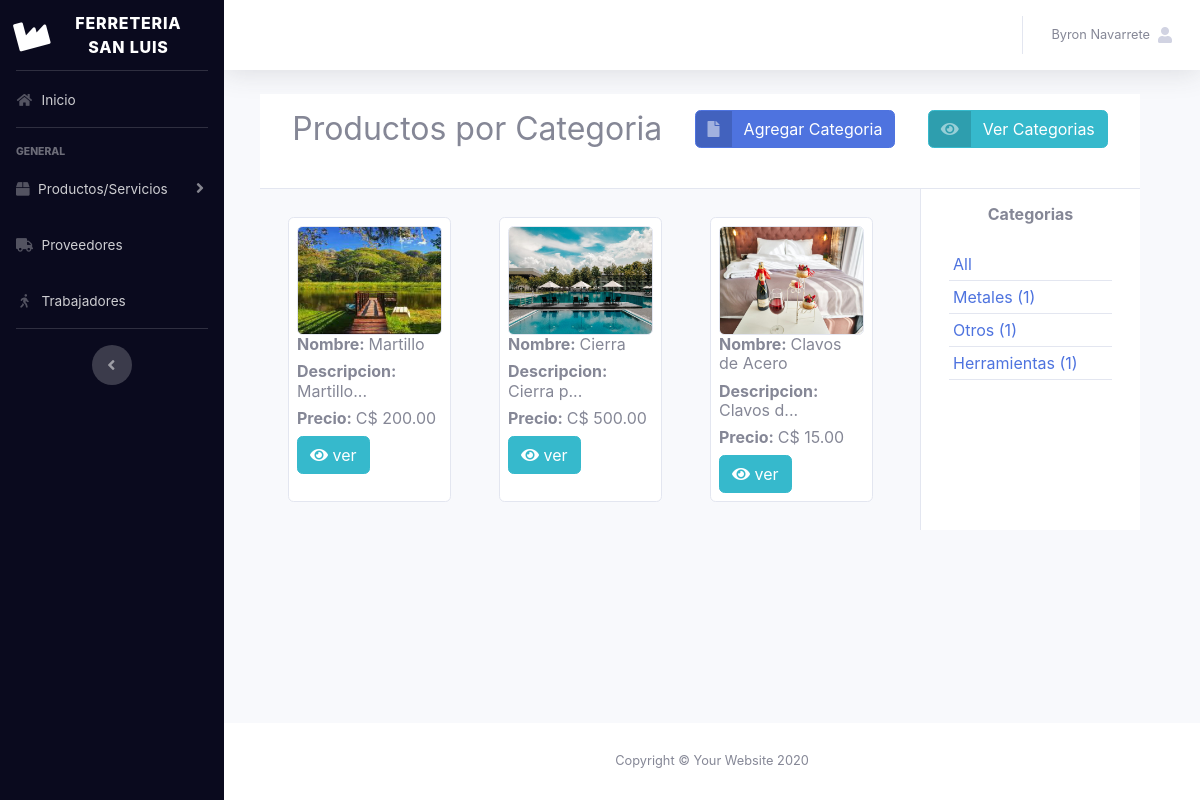
/admin/categoria (signed in), run on the app's committed database.
### tables this page shows
CREATE TABLE IF NOT EXISTS `categorias_productos` (
  `cat_product_ID` int(10) UNSIGNED NOT NULL AUTO_INCREMENT COMMENT 'ID de la categia del producto',
  `cat_product_nombre` varchar(45) NOT NULL COMMENT 'nombre de la categoria del producto',
  `cat_product_descripcion` varchar(45) NOT NULL COMMENT 'descripcion de la categoria del producto',
  PRIMARY KEY (`cat_product_ID`)
);

CREATE TABLE IF NOT EXISTS `productos` (
  `product_ID` int(10) UNSIGNED NOT NULL AUTO_INCREMENT COMMENT 'ID del producto',
  `product_nombre` varchar(60) NOT NULL COMMENT 'nombre del producto',
  `product_cantidad` int(11) NOT NULL DEFAULT 0 COMMENT 'cantidad en inventario',
  `product_precio` decimal(10,2) NOT NULL COMMENT 'precio unitario del producto',
  `product_descripcion` varchar(100) DEFAULT NULL COMMENT 'descripcion del producto',
  `product_foto` varchar(255) DEFAULT NULL,
  `product_marca` varchar(50) DEFAULT NULL,
  `categorias_productos_cat_product_ID` int(10) UNSIGNED NOT NULL,
  `unidad_medida_unidad_medida_id` int(11) NOT NULL,
  `proveedores_provee_ID` int(10) UNSIGNED NOT NULL,
  PRIMARY KEY (`product_ID`),
  KEY `fk_productos_categorias_productos_idx` (`categorias_productos_cat_product_ID`),
  KEY `fk_productos_unidad_medida1_idx` (`unidad_medida_unidad_medida_id`),
  KEY `fk_productos_proveedores1_idx` (`proveedores_provee_ID`)
);

### admin/config/Controller.php (called while the page is built, shortened)
<?php
abstract class Controller
{
    protected function loadModel($modelo)
    {
        $modelo=$modelo.'Model';
        $rutaModelo=ROOT.'Models'.DS.$modelo.'.php';
        if(is_readable($rutaModelo))
        {
            $modelo=new $modelo;
            return $modelo;
        }
        else
        {
            throw new Exception('Error en el modelo');
        }
    }
}

### admin/config/Accesos.php (called while the page is built, shortened)
<?php
    class Accesos{
        public static function getDatos($clave){
            if(isset($_SESSION[$clave])) return $_SESSION[$clave];
            else return false;
        }
    }

### admin/config/Model.php (called while the page is built, shortened)
<?php
class Model
{
    public function __construct()
    {
        $this->_db= new Database();
    }
}

### admin/Models/categoriaModel.php (called while the page is built, shortened)
<?php
    class categoriaModel extends Model{
        public function getCat($nom){
            $cat = $this->_db->prepare('
                SELECT c.*,COUNT(p.categorias_productos_cat_product_ID) AS cantidad
                FROM categorias_productos AS c LEFT JOIN productos AS p ON c.cat_product_ID = p.categorias_productos_cat_product_ID
                        INNER JOIN proveedores AS pr ON p.proveedores_provee_ID = pr.provee_ID INNER JOIN sucursal AS s ON
                        pr.sucursal_sucursal_ID = s.sucursal_ID
                WHERE s.sucursal_nombre = :nom
                GROUP BY c.cat_product_ID
            ');
            $cat->execute(['nom' => $nom]);
            return $cat->fetchAll();
        }
        public function getProductos($nom){
            $fila = $this->_db->prepare('
                SELECT p.*,c.*,pr.*,s.*
                FROM categorias_productos AS c LEFT JOIN productos AS p ON c.cat_product_ID = p.categorias_productos_cat_product_ID
                INNER JOIN proveedores AS pr ON p.proveedores_provee_ID = pr.provee_ID INNER JOIN sucursal AS s ON
                pr.sucursal_sucursal_ID = s.sucursal_ID
                WHERE s.sucursal_nombre = :nom
            ');
            $fila->execute(['nom' => $nom]);
            return $fila->fetchAll();
        }
    }

### admin/index.php (called while the page is built, shortened)
<?php
require_once APP_PATH . 'Rutas.php';
require_once APP_PATH . 'Controller.php';
require_once APP_PATH . 'Model.php';
require_once APP_PATH . 'View.php';
require_once APP_PATH . 'Accesos.php';
$rutas = new Rutas();
$rutas->run();

### admin/Controllers/categoriaController.php (the view, shortened to what this page needs)
<?php
class categoriaController extends Controller{
    private $catMod;
    function __construct(){
        $this->catMod = $this->loadModel("categoria");
    }
    public function generarListadoCategoria(){
        $lista = '';
        $categorias = $this->catMod->getCat(Accesos::getDatos('nameSucursal'));
        foreach($categorias AS $categoria){
            $lista .= '
                <li class="border-bottom p-1"><a href="#" class="text-decoration-none filtrar" data-filter=".'.$categoria['cat_product_nombre'].'">'.$categoria['cat_product_nombre']. " (".$categoria['cantidad'].")" .'</a></li>
            ';
        }
        return $lista;
    }
    public function generarTargetas(){
        $produc = '';
        $productos = $this->catMod->getProductos(Accesos::getDatos('nameSucursal'));
        foreach($productos AS $prod){
            $produc .= '
                <div class="border m-4 rounded col-md-3 p-2 '.$prod['cat_product_nombre'].' bg-white">
                    <img src="'. PLANTILLA . 'img/productos/'.$prod['product_foto'].'" class="img-fluid border rounded">
                    <div class="contenido">
                        <h6><b>Nombre: </b>'.$prod['product_nombre'].'</h6>
                        <h6><b>Descripcion: </b>'. substr($prod['product_descripcion'],0,8) . "..." .'</h6>
                        <h6><b>Precio: </b> C$ '.$prod['product_precio'].'</h6>
                        <button class="btn btn-info"><span class="fa fa-eye"></span> ver</button>
                    </div>
                </div>
            ';
        }
        return $produc;
    }
    public function index(){
        $this->_view->lista = $this->generarListadoCategoria();
        $this->_view->productos = $this->generarTargetas();
        $this->_view->renderizar('index');
    }
}

### admin/config/Rutas.php (shortened to what this page needs)
<?php
class Rutas
{
    private $_controlador;
    private $_metodo;
    private $_argumentos;
    public function __construct()
    {
        if(isset($_GET['url'])){
            $url=filter_input(INPUT_GET,'url',FILTER_SANITIZE_URL);
             $url=explode('/',$url);
            $this->_controlador=strtolower(array_shift($url));
            $this->_metodo=strtolower(array_shift($url));
            $this->_argumentos=$url;
        }
        if(!$this->_metodo)
        {
            $this->_metodo='index';
        }
    }
    public function run(){
        $rutaControlador=ROOT.'Controllers'.DS.$this->_controlador.'Controller.php';
        $metodo=$this->_metodo;
        $args=$this->_argumentos;
        if(is_readable($rutaControlador)){
            $controller= new $controller;
            if(is_callable(array($controller,$metodo))){
                $metodo=$this->_metodo;
            }
            else{
                $metodo='index';
            }
            if(isset($args)){
                call_user_func_array(array($controller,$metodo),$args);
            }
            else{
                call_user_func_array(array($controller,$metodo));
            }
        }
        else{
           throw new Exception("No encontrado".$rutaControlador);
        }
    }
    public function getControlador()
    {
        return $this->_controlador;
    }
}

### admin/config/View.php
<?php
class View{
  private $_controlador;
  public function __construct(Rutas $peticion)
  {
      $this->_controlador = $peticion->getControlador();
  }
  public function renderizar($vista)
  {
    $rutaView=ROOT.'Views'.DS.$this->_controlador.DS.$vista.'.phtml';
      if(is_readable($rutaView)){
          include_once ROOT.'Views'.DS.'plantilla'.DS.'header.php';
          include_once $rutaView;
          include_once ROOT.'Views'.DS.'plantilla'.DS.'footer.php';
      }
      else{
          echo $rutaView;
          throw new Exception('Error de vista: '.$rutaView);
      }
    }
  }

### admin/Views/plantilla/header.php (shortened to what this page needs)
<!DOCTYPE html>
<html lang="en">
<head>
  <link href="<?= PLANTILLA ?>vendor/fontawesome-free/css/all.min.css" rel="stylesheet" type="text/css">
  <link href="<?= PLANTILLA ?>css/sb-admin-2.min.css" rel="stylesheet">
  <link href="<?= PLANTILLA ?>vendor/datatables/dataTables.bootstrap4.min.css" rel="stylesheet">
  <link href="<?= PLANTILLA ?>css/estilos.css" rel="stylesheet">
  <link href="<?= PLANTILLA ?>css/chosen.min.css" rel="stylesheet">
  <link rel="stylesheet" type="text/css" href="//cdn.datatables.net/buttons/1.3.1/css/buttons.bootstrap4.min.css"/>
</head>
<body id="page-top">
  <?php if(Accesos::getDatos('validado')): ?>
  <div id="wrapper">
    <?php include "sidebar.php"; ?>
    <div id="content-wrapper" class="d-flex flex-column">
      <div id="content">
        <nav class="navbar navbar-expand navbar-light bg-white topbar mb-4 static-top shadow">
          <ul class="navbar-nav ml-auto">
            <li class="nav-item dropdown no-arrow">
              <a class="nav-link dropdown-toggle" href="#" id="userDropdown" role="button" data-toggle="dropdown" aria-haspopup="true" aria-expanded="false">
                <span class="mr-2 d-none d-lg-inline text-gray-600 small"><?=Accesos::getDatos('usuario')?></span>
                <span class="fa fa-user"></span>
              </a>
            </li>
          </ul>
        </nav>
<div class="container-fluid">
<?php endif;?>

### admin/Views/plantilla/sidebar.php (shortened to what this page needs)
<ul class="navbar-nav sidebar sidebar-dark accordion" style="background:rgba(10,10,30,1)" id="accordionSidebar">
<a class="sidebar-brand d-flex align-items-center justify-content-center" href="<?= BASE_URL ?>index">
  <div class="sidebar-brand-icon rotate-n-15">
    <i class="fas fa-industry"></i>
  </div>
  <div class="sidebar-brand-text mx-3"><?= Accesos::getDatos('nameSucursal')?></div>
</a>
<hr class="sidebar-divider my-0">
<li class="nav-item">
  <a class="nav-link" href="<?= BASE_URL ?>home">
    <i class="fas fa-fw fa-home"></i>
    <span>Inicio</span></a>
</li>
<hr class="sidebar-divider">
<div class="sidebar-heading">
  General
</div>
<li class="nav-item">
  <a class="nav-link collapsed" href="#" data-toggle="collapse" data-target="#productos" aria-expanded="true" aria-controls="collapseUtilities">
    <i class="fas fa-box"></i>
    <span>Productos/Servicios</span>
  </a>
</li>
<li class="nav-item">
  <a class="nav-link" href="<?= BASE_URL ?>proveedores">
    <i class="fas fa-fw fa-truck"></i>
    <span>Proveedores</span></a>
</li>
<li class="nav-item">
  <a class="nav-link" href="<?= BASE_URL ?>usuario">
    <i class="fas fa-fw fa-walking"></i>
    <span>Trabajadores</span></a>
</li>
<hr class="sidebar-divider d-none d-md-block">
<div class="text-center d-none d-md-inline">
  <button class="rounded-circle border-0" id="sidebarToggle"></button>
</div>
</ul>

### admin/Views/categoria/index.phtml
<div class="container-fluid row">
    <div class="col-md-12 bg-white p-3 text-center border-bottom d-flex justify-content-around">
        <h2>Productos por Categoria</h2>
        <p class="mb-4 d-flex">
            <a href="<?= BASE_URL ?>categoria/addCategoria" class="btn btn-primary btn-icon-split">
            <span class="icon text-white-50">
                <i class="fas fa-file"></i>
            </span>
            <span class="text">Agregar Categoria</span>
            </a>
        </p>
        <p class="mb-4 d-flex">
            <a href="<?= BASE_URL ?>categoria/showAll" class="btn btn-info btn-icon-split">
            <span class="icon text-white-50">
                <i class="fas fa-eye"></i>
            </span>
            <span class="text">Ver Categorias</span>
            </a>
        </p>
    </div>
    <div class="col-md-9">
        <div class="productosFiltrados p-1 row">
            <?= $this->productos ?>
        </div>
    </div>
    <div class="col-md-3 bg-white border-left">
        <h6 class="p-2 m-2 font-weight-bold text-center bg-white">Categorias</h6>
        <ul class="list-unstyled m-2 p-2 bg-white">
            <li class="border-bottom p-1"><a href="#" data-filter="*" class="text-decoration-none filtrar">All</a></li>
            <?= $this->lista ?>
        </ul>
    </div>
</div>

### admin/Views/plantilla/footer.php (shortened to what this page needs)
<?php if (Accesos::getDatos('validado')) : ?>
  </div>
  </div>
  <footer class="sticky-footer bg-white">
    <div class="container my-auto">
      <div class="copyright text-center my-auto">
        <span>Copyright &copy; Your Website 2020</span>
      </div>
    </div>
  </footer>
  </div>
  </div>
<?php endif; ?>
</body>
</html>

### data on the page
categorias_productos: productos.product_foto (picture), productos.product_nombre "Martillo", productos.product_descripcion "Martillo", productos.product_precio "200.00", cat_product_nombre "Herramientas", cantidad "1"
categorias_productos: productos.product_foto (picture), productos.product_nombre "Cierra", productos.product_descripcion "Cierra p", productos.product_precio "500.00", cat_product_nombre "Otros", cantidad "1"
categorias_productos: productos.product_foto (picture), productos.product_nombre "Clavos de Acero", productos.product_descripcion "Clavos d", productos.product_precio "15.00", cat_product_nombre "Metales", cantidad "1"

### other printed values
Accesos::getDatos('nameSucursal') "FERRETERIA SAN LUIS"
Accesos::getDatos('usuario') "Byron Navarrete"
